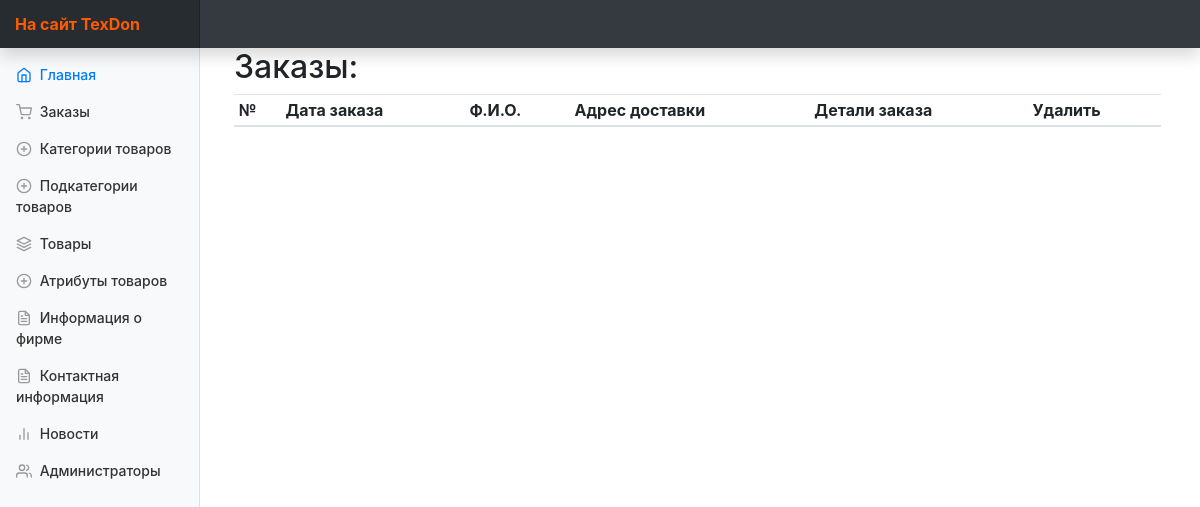
Before: /index.php?ctrl=Order&act=ordersList with the older database file.
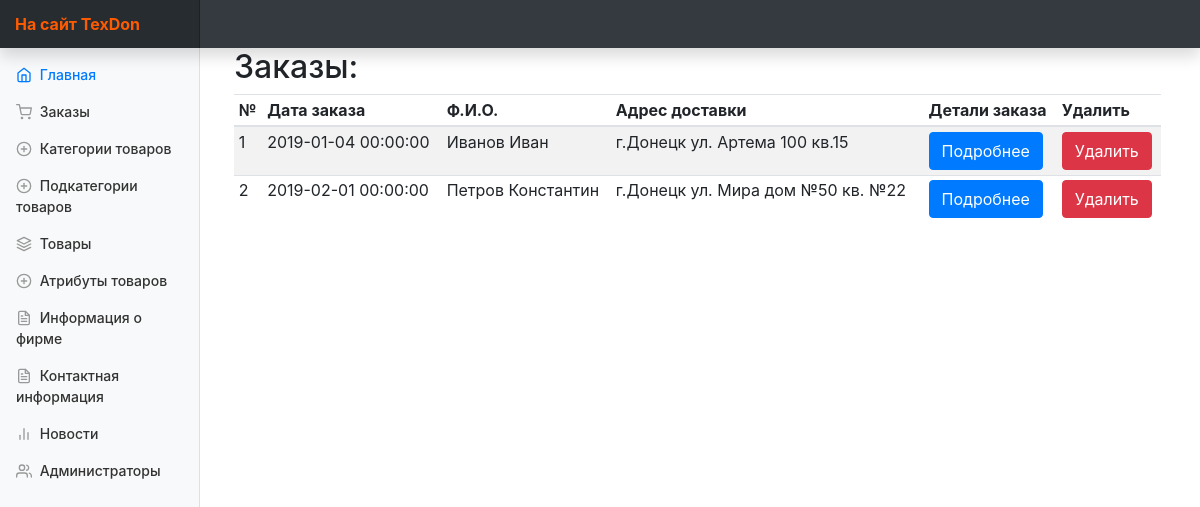
After: the same page with the newer database file.
### tables this page shows
CREATE TABLE IF NOT EXISTS `orders` (
  `orderID` int(11) NOT NULL AUTO_INCREMENT,
  `userFirstAndLastName` varchar(150) NOT NULL,
  `userContactNumberPhone` varchar(25) NOT NULL,
  `userEmail` varchar(45) DEFAULT NULL,
  `deliveryAddressOrder` varchar(250) NOT NULL,
  `commentToTheOrder` varchar(900) DEFAULT NULL,
  `dateAndTimeOrder` datetime NOT NULL,
  PRIMARY KEY (`orderID`)
);

### controllers/panel/MainController.php (called while the page is built, shortened)
<?php
class MainController extends BaseController {
    public function start(  ){
        $controller = $this->request->getGetValue('ctrl');
        $action = $this->request->getGetValue('act');
        $controllerClass = "controllers\\panel\\{$controller}Controller";
        if(class_exists($controllerClass)){
            $controllerInstance = new $controllerClass();
        }
        if(method_exists($controllerClass, "{$action}Action")){
            $viewToInclude = $controllerInstance->{"{$action}Action"}();
        }
        else{
            $controller = "Home";
            $action = "index";
            $controllerClass = "controllers\\panel\\{$controller}Controller";
            $controllerInstance = new $controllerClass();
            $viewToInclude = $controllerInstance->{"{$action}Action"}();
        }
        $this->view = $controllerInstance->view;
        include_once "views/Default/header.php";
        include_once "views/$controller/$viewToInclude.php";
    }
}

### index.php (called while the page is built, shortened)
<?php
$app = new MainController();
$app->start();

### controllers/panel/BaseController.php (called while the page is built, shortened)
<?php
class BaseController{
    public function __construct(){
        $this->view = new View();
    }
}

### utils/View.php (called while the page is built, shortened)
<?php
class View{
    private $storage = [];
    public function __get($name){
        if(isset($this->storage[$name])){
            return $this->storage[$name];
        }
        return null;
    }
    public function __set($name, $value){
        $this->storage[$name] = $value;
    }
}

### models/Order/Order.php (called while the page is built, shortened)
<?php
class Order {
    public static function GetOrderList ( $limit = 50, $offset = 0){
        $stm = MySQL::$db->prepare ("SELECT ord.orderID, ord.dateAndTimeOrder, ord.userFirstAndLastName, ord.deliveryAddressOrder FROM `orders` AS `ord` LIMIT $offset, $limit");
        $stm->execute();
        $result =  $stm->fetchAll(\PDO::FETCH_OBJ);
        return  $result;
    }
}

### controllers/panel/OrderController.php (called while the page is built, shortened)
<?php
class OrderController extends BaseController {
    public function ordersListAction() {
        $this->view->orders = Order::GetOrderList(50, 0);
        return 'orders-list';
    }
}

### views/Order/orders-list.php (the view, shortened to what this page needs)
<main role="main" class="col-md-9 ml-sm-auto col-lg-10 px-4">
    <h2>Заказы: </h2>
    <div class="table-responsive">
        <table class="table table-striped table-sm">
            <thead>
            <tr>
                <th>№</th>
                <th>Дата заказа</th>
                <th>Ф.И.О.</th>
                <th>Адрес доставки</th>
                <th>Детали заказа</th>
                <th>Удалить</th>
            </tr>
            </thead>
            <tbody>
            <?php foreach ( $this->view->orders as $order ) { ?>
                <tr data-order-id="<?= $order->orderID ?>">
                    <td><?= $order->orderID ?></td>
                    <td><?= $order->dateAndTimeOrder ?></td>
                    <td><?= $order->userFirstAndLastName ?></td>
                    <td><?= $order->deliveryAddressOrder  ?></td>
                    <td><a id ="updateOrder" class="btn btn-primary" href="?ctrl=Order&act=aboutTheOrder&orderID=<?= $order->orderID ?>">Подробнее</a></td>
                    <td><div data-order-id="<?= $order->orderID ?>" class="btn btn-danger" >Удалить</div></td>
                </tr>
            <?php } ?>
            </tbody>
        </table>
    </div>
</main>

Changed rows visible on the page:
added orders: orderID "1", dateAndTimeOrder "2019-01-04 00:00:00", userFirstAndLastName "Иванов Иван", deliveryAddressOrder "г.Донецк ул. Артема 100 кв.15"
added orders: orderID "2", dateAndTimeOrder "2019-02-01 00:00:00", userFirstAndLastName "Петров Константин", deliveryAddressOrder "г.Донецк ул. Мира дом №50 кв. №22"
